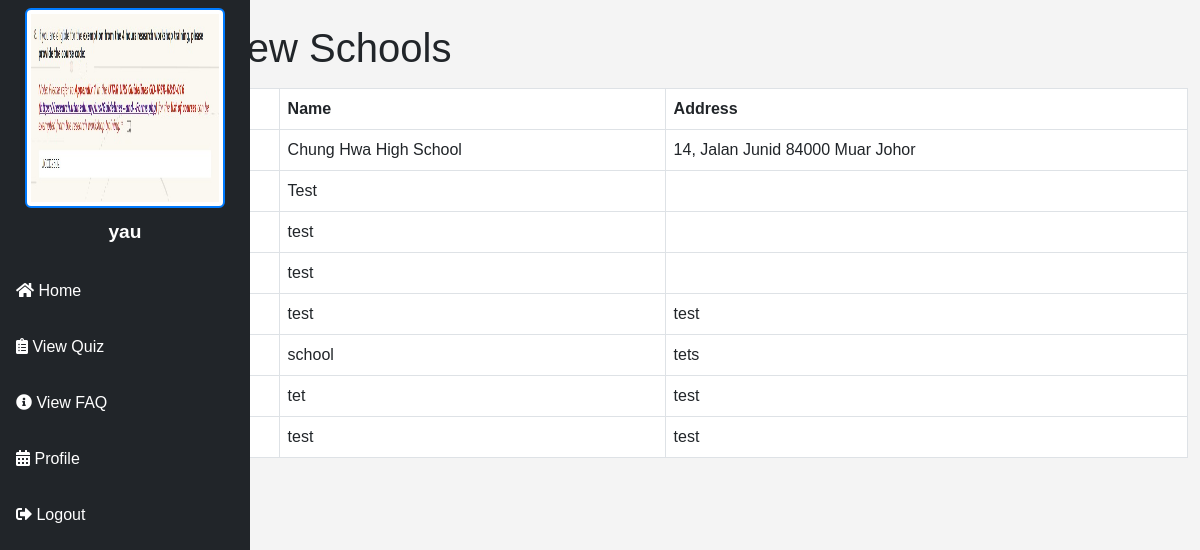
The app's page /view_schools.php (signed in) with its own data.
### tables this page shows
CREATE TABLE `schools` (
  `id` int(11) NOT NULL,
  `name` varchar(255) NOT NULL,
  `address` varchar(255) NOT NULL
);

### view_schools.php (the view, shortened to what this page needs)
<?php
include('./config/session_timeout.php');
?>
<!DOCTYPE html>
<html lang="en">
<head>
    <link href="https://cdn.jsdelivr.net/npm/bootstrap@5.3.0-alpha1/dist/css/bootstrap.min.css" rel="stylesheet">
    <link rel="stylesheet" href="https://cdnjs.cloudflare.com/ajax/libs/font-awesome/5.15.4/css/all.min.css">
    <link rel="stylesheet" href="./assets/css/style.css">
</head>
<body>
    <div class="container-fluid">
        <div class="row">
            <div class="col-2 p-0">
                <?php include('./config/sidebar.php'); ?>
            </div>
            <div class="col-10">
                <h1 class="mt-4">View Schools</h1>
                <?php
                $id = 1;
                $query = "SELECT * FROM schools";
                $result = mysqli_query($conn, $query);
                if (mysqli_num_rows($result) > 0): ?>
                    <table class="table table-bordered mt-3">
                        <thead>
                            <tr>
                                <th>ID</th>
                                <th>Name</th>
                                <th>Address</th>
                            </tr>
                        </thead>
                        <tbody>
                            <?php while ($row = mysqli_fetch_assoc($result)): ?>
                                <tr>
                                    <td><?php echo $id++ ?></td>
                                    <td><?php echo $row['name']; ?></td>
                                    <td><?php echo $row['address']; ?></td>
                                </tr>
                            <?php endwhile; ?>
                        </tbody>
                    </table>
                <?php else: ?>
                    <div class="alert alert-info">No schools found.</div>
                <?php endif; ?>
            </div>
        </div>
    </div>
</body>
</html>

### assets/css/style.css (style rules this page uses)
body { font-family: Arial, sans-serif; margin: 0; padding: 0; background-color: #f4f4f4; }

### records on screen
schools: name "Chung Hwa High School", address "14, Jalan Junid 84000 Muar Johor"
schools: name "Test"
schools: name "test"
schools: name "test"
schools: name "test", address "test"
schools: name "school", address "tets"
schools: name "tet", address "test"
schools: name "test", address "test"

### other values on screen
$_SESSION['user'] "yau"
